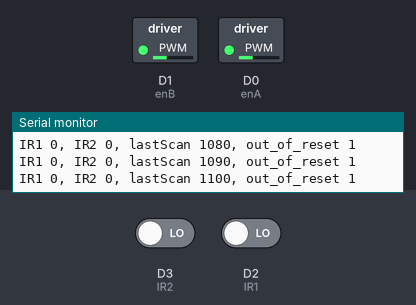
Simulated run of this sketch. Board: ESP8266 (NodeMCU). Parts: switched loads named in the sketch (green lamp = pin HIGH), the last lines printed to the serial monitor. Inputs (shaded band) come from the test bench; at power-on: D3 (IR2) LOW, D2 (IR1) LOW. WiFi joins after 1.5 s; servers stay silent unless stated; a WiFi scan finds three made-up networks; uploads are accepted with an empty reply; pins used as bus, display or sensor lines are not drawn.

Above: at 3.7 s.
3.8 s: D3 (IR2) driven HIGH
At 4.9 s:
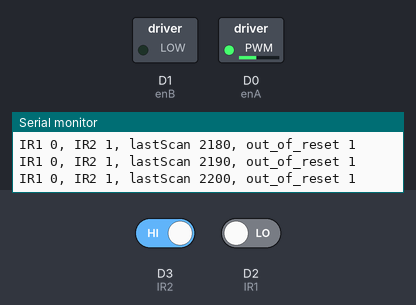
5.3 s: D2 (IR1) driven HIGH
At 6.0 s:
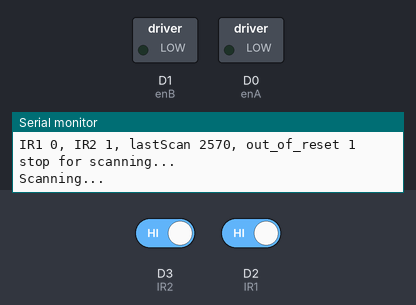
Timing chart, 0 to 8.3 s (numbered marks = the images above; inputs shaded):
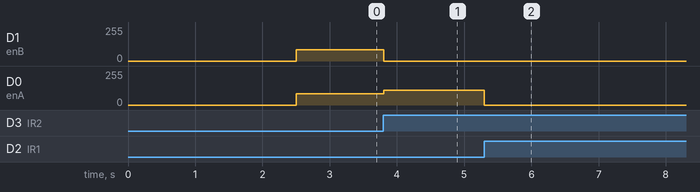

The sketch:

sketch_oct10a_main_controller.ino
```cpp
#define ITERATIONS 32

#define height 30


#define fast 85
#define turn 110
#define slow 0


// Black Line Follower
#define IR1 D2    //Right sensor
#define IR2 D3    //left Sensor

#define enA D0    //Right motor
#define enB D1    //Left motor

#define TX  D4    // start other heights
#define RX1 D5    // feedback1
#define RX2 D6    // feedback2


#include <ESP8266WiFi.h>
#include <WiFiClient.h>
#include <ESP8266HTTPClient.h>

bool transmit = true;
bool debug = true;

int stop_number = 1;

int lastScan = 0;

/* Set these to your desired credentials. */

//const char *ssid = "SSS"; //Enter your WIFI ssid
const char *ssid = "TP-Link_D302"; //Enter your WIFI ssid
const char *password = "0.123456789"; //Enter your WIFI password

WiFiClient wifiClient;

char buf[300];

void printMacAddress(byte mac[6]) {
  // print your MAC address:
  Serial.print(" \tmac: ");
  Serial.print(mac[0],HEX);
  Serial.print(":");
  Serial.print(mac[1],HEX);
  Serial.print(":");
  Serial.print(mac[2],HEX);
  Serial.print(":");
  Serial.print(mac[3],HEX);
  Serial.print(":");
  Serial.print(mac[4],HEX);
  Serial.print(":");
  Serial.print(mac[5],HEX);
}
String getMacAddress(byte mac[6]) {
  String macString = "";

  for(int i = 0; i < 6; i++){
    if(mac[i] < 0x10)
      macString +="0";
    macString += String(mac[i], HEX);
    if(i!=5)
      macString+=":";
  }
  macString.toUpperCase();
  return macString;
}
void stop(){
  analogWrite (enA, 0);
  analogWrite (enB, 0);
}
void forward(){
  analogWrite (enA, fast);
  analogWrite (enB, fast);
}
void left(){
  //Tilt robot towards left by stopping the left wheel and moving the right one
  analogWrite (enA, turn);
  analogWrite (enB, slow);
}
void right(){
  //Tilt robot towards right by stopping the right wheel and moving the left one
  analogWrite (enA, slow);
  analogWrite (enB, turn);
}
void setup() {

  Serial.begin(115200);

  pinMode(enA, OUTPUT);
  pinMode(enB, OUTPUT);
  pinMode(IR1,INPUT);
  pinMode(IR2,INPUT);
  pinMode(LED_BUILTIN, OUTPUT);

  pinMode(TX,  OUTPUT);
  pinMode(RX1, INPUT);
  pinMode(RX2, INPUT);

  digitalWrite(TX, LOW);

  Serial.print("Configuring access point...");
  WiFi.mode(WIFI_STA);
  WiFi.begin(ssid, password);
  while (WiFi.status() != WL_CONNECTED) {
   delay(500);
   Serial.print(".");
  }
  Serial.println("");
  Serial.println("WiFi connected");
  Serial.println("IP address: ");
  Serial.println(WiFi.localIP());

  // Flash the LED
  digitalWrite(LED_BUILTIN, HIGH);
  delay(500);
  digitalWrite(LED_BUILTIN, LOW);
  delay(500);

}

bool led = false;

void scan(){

  HTTPClient http;    // http object of clas HTTPClient

  if(debug)
    Serial.println("Scanning...");

  digitalWrite(TX, HIGH);

  for(int scan = 0; scan < ITERATIONS; scan++) {

    // scan and send.
    int n = WiFi.scanNetworks();

    if(transmit == true) {

      int item=0;
      String postData = "";

      for(int thisNet = 0; thisNet < n; thisNet++){

        byte bssid[6];
        String mySSID;
        byte *myBSSID;
        int myRSSI, myEncryption;

        // send info to database
        mySSID = WiFi.SSID(thisNet);
        myRSSI = WiFi.RSSI(thisNet);
        myEncryption = WiFi.encryptionType(thisNet);
        myBSSID = WiFi.BSSID(thisNet);

        // a=stop_number, b=scan_number, c=ssid_number, d=ssid_name, e=signal_strength, f=encryption, g=mac
        postData += "&a"+String(item)+"="+String(stop_number)+\
                    "&b"+String(item)+"="+String(scan)+\
                    "&c"+String(item)+"="+String(thisNet)+\
                    "&d"+String(item)+"="+mySSID+\
                    "&e"+String(item)+"="+String(myRSSI)+\
                    "&f"+String(item)+"="+String(myEncryption)+\
                    "&g"+String(item)+"="+getMacAddress(myBSSID)+\
                    "&h"+String(item)+"="+String(height);
        item++;

        // send info to serial.
        if(debug) {
          Serial.print("stop_number: ");
          Serial.print(stop_number);
          Serial.print("\tscan_number: ");
          Serial.print(scan);
          Serial.print(" \tssid_number: ");
          Serial.print(thisNet);
          Serial.print(" \tssid_name: ");
          Serial.print(mySSID);
          Serial.print(" \tsignal_strength: ");
          Serial.print(myRSSI);
          Serial.print(" \tencryption: ");
          Serial.print(myEncryption);
          Serial.print(" \BSSID: ");
          printMacAddress(myBSSID);
          Serial.print(" \theight: ");
          Serial.print(height);
          Serial.println("");
        }
      }// thisNet #

      int httpCode;
      do {
        if(debug){
          Serial.println(postData);
        }
        http.begin(wifiClient, "http://www.abukharmeh.com/ips_project/dbwrite.php");      // Connect to host where MySQL databse is hosted
        http.addHeader("Content-Type", "application/x-www-form-urlencoded");              //Specify content-type header


        httpCode = http.POST(postData);   // Send POST request to php file and store server response code in variable named httpCode

        // if connection eatablished then do this
        if (httpCode == HTTP_CODE_OK) {
          //Serial.println("Values uploaded successfully.");
          //Serial.println(httpCode);
          if(debug) {
            String webpage = http.getString();    // Get html webpage output and store it in a string
            Serial.println(" " + webpage);
          }
        }
        // if failed to connect then return and restart
        else {
          Serial.println(httpCode);
          Serial.println("Failed to upload values. \n");
        }
        http.end();
        if(debug)
          Serial.printf("[HTTP] ... code: %d\n", httpCode);

      } while(httpCode != 200);

    }// transmit

    digitalWrite(LED_BUILTIN, led);
    led = !led;

    digitalWrite(TX, LOW);

  }// scan #
  stop_number++;
}

bool out_of_reset = true;
void loop()
{

  if(digitalRead(IR1)==HIGH && digitalRead(IR2)==HIGH && (lastScan > 100 /*about 0.2 seconds*/ || out_of_reset == true)){

    stop();
    lastScan = 0;
    Serial.println("stop for scanning...");
    scan();

    digitalWrite(TX, LOW);

    while (digitalRead(RX1) == HIGH || digitalRead(RX2) == HIGH) //wait until all other MCUs are done
      delay(10);

    out_of_reset = false;

    forward();
  }
  else if(digitalRead(IR1)==LOW && digitalRead(IR2)==HIGH){
    left();
  }
  else if(digitalRead(IR1)==HIGH && digitalRead(IR2)==LOW){
    right();
  }
  else {
    forward();
  }

  lastScan++;

  delay(1);

  if(lastScan%10==0){
    sprintf(buf, "IR1 %d, IR2 %d, lastScan %d, out_of_reset %d", digitalRead(IR1), digitalRead(IR2), lastScan, out_of_reset);
    Serial.println(buf);
    digitalWrite(LED_BUILTIN, led);
  }
}
```

Measured:
- after the input at 3.8 s, D1 (enB): 85/255 → 0/255 at once; D0 (enA): 85/255 → 110/255 at once
- after the input at 5.3 s, D0 (enA): 110/255 → 0/255 at once
